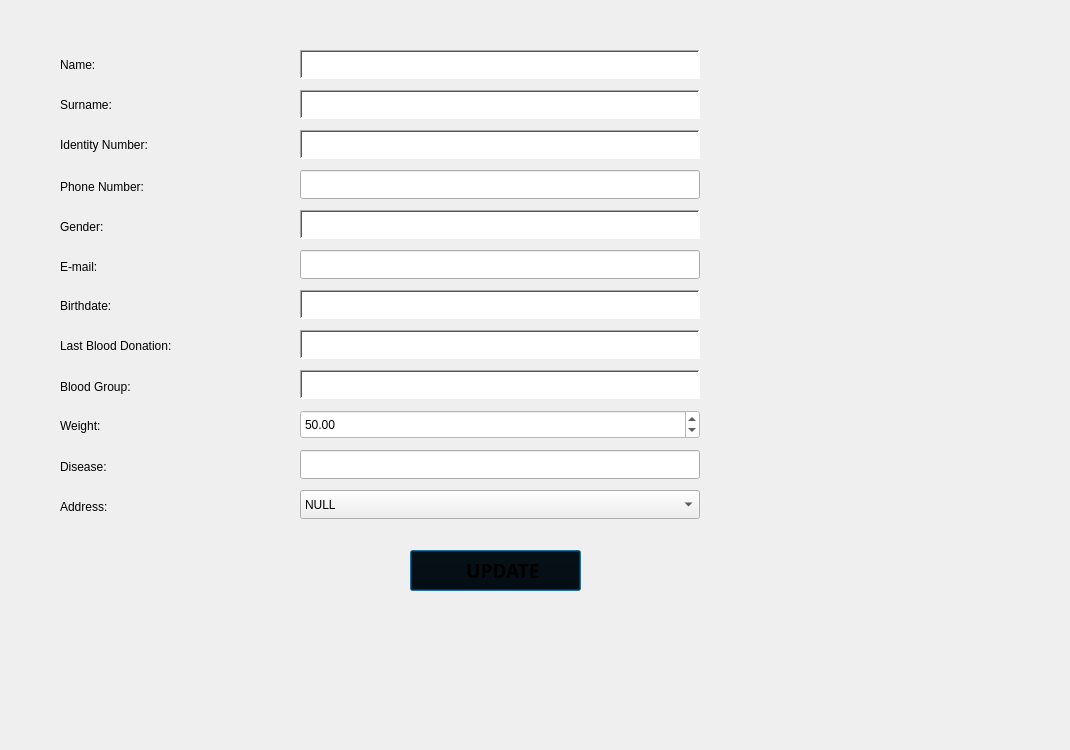
   <widget class="QWidget" name="tab">
    <attribute name="title">
     <string>Profile</string>
    </attribute>
    <widget class="QLabel" name="label_4">
     <property name="geometry">
      <rect>
       <x>60</x>
       <y>50</y>
       <width>97</width>
       <height>29</height>
      </rect>
     </property>
     <property name="styleSheet">
      <string notr="true">background-color: rgba(0, 0, 0,0);</string>
     </property>
     <property name="frameShape">
      <enum>QFrame::NoFrame</enum>
     </property>
     <property name="frameShadow">
      <enum>QFrame::Plain</enum>
     </property>
     <property name="text">
      <string>Name:</string>
     </property>
    </widget>
    <widget class="QLabel" name="label_13">
     <property name="geometry">
      <rect>
       <x>60</x>
       <y>90</y>
       <width>131</width>
       <height>29</height>
      </rect>
     </property>
     <property name="styleSheet">
      <string notr="true">background-color: rgba(0, 0, 0,0);
</string>
     </property>
     <property name="text">
      <string>Surname:    </string>
     </property>
     <property name="buddy">
      <cstring>lineEdit_8</cstring>
     </property>
    </widget>
    <widget class="QLabel" name="label_14">
     <property name="geometry">
      <rect>
       <x>60</x>
       <y>130</y>
       <width>211</width>
       <height>29</height>
      </rect>
     </property>
     <property name="styleSheet">
      <string notr="true">background-color: rgba(0, 0, 0,0);</string>
     </property>
     <property name="text">
      <string>Identity Number:</string>
     </property>
     <property name="buddy">
      <cstring>lineEdit_9</cstring>
     </property>
    </widget>
    <widget class="QLabel" name="label_20">
     <property name="geometry">
      <rect>
       <x>60</x>
       <y>170</y>
       <width>171</width>
       <height>34</height>
      </rect>
     </property>
     <property name="styleSheet">
      <string notr="true">background-color: rgba(0, 0, 0,0);</string>
     </property>
     <property name="text">
      <string>Phone Number:</string>
     </property>
     <property name="buddy">
      <cstring>lineEdit_10</cstring>
     </property>
    </widget>
    <widget class="QLabel" name="label_5">
     <property name="geometry">
      <rect>
       <x>60</x>
       <y>210</y>
       <width>211</width>
       <height>34</height>
      </rect>
     </property>
     <property name="styleSheet">
      <string notr="true">background-color: rgba(0, 0, 0,0);</string>
     </property>
     <property name="text">
      <string>Gender:</string>
     </property>
    </widget>
    <widget class="QLabel" name="label_19">
     <property name="geometry">
      <rect>
       <x>60</x>
       <y>250</y>
       <width>167</width>
       <height>34</height>
      </rect>
     </property>
     <property name="styleSheet">
      <string notr="true">background-color: rgba(0, 0, 0,0);</string>
     </property>
     <property name="text">
      <string>E-mail:</string>
     </property>
     <property name="buddy">
      <cstring>lineEdit_15</cstring>
     </property>
    </widget>
    <widget class="QLabel" name="label_17">
     <property name="geometry">
      <rect>
       <x>60</x>
       <y>290</y>
       <width>211</width>
       <height>32</height>
      </rect>
     </property>
     <property name="styleSheet">
      <string notr="true">background-color: rgba(0, 0, 0,0);</string>
     </property>
     <property name="text">
      <string>Birthdate:</string>
     </property>
    </widget>
    <widget class="QLabel" name="label_21">
     <property name="geometry">
      <rect>
       <x>60</x>
       <y>330</y>
       <width>231</width>
       <height>32</height>
      </rect>
     </property>
     <property name="styleSheet">
      <string notr="true">background-color: rgba(0, 0, 0,0);</string>
     </property>
     <property name="text">
      <string>Last Blood Donation:</string>
     </property>
     <property name="buddy">
      <cstring>dateEdit_2</cstring>
     </property>
    </widget>
    <widget class="QLabel" name="label_6">
     <property name="geometry">
      <rect>
       <x>60</x>
       <y>370</y>
       <width>211</width>
       <height>34</height>
      </rect>
     </property>
     <property name="styleSheet">
      <string notr="true">background-color: rgba(0, 0, 0,0);</string>
     </property>
     <property name="text">
      <string>Blood Group:</string>
     </property>
    </widget>
    <widget class="QLabel" name="label_8">
     <property name="geometry">
      <rect>
       <x>60</x>
       <y>410</y>
       <width>211</width>
       <height>32</height>
      </rect>
     </property>
     <property name="styleSheet">
      <string notr="true">background-color: rgba(0, 0, 0,0);</string>
     </property>
     <property name="text">
      <string>Weight:</string>
     </property>
    </widget>
    <widget class="QLabel" name="label_10">
     <property name="geometry">
      <rect>
       <x>60</x>
       <y>450</y>
       <width>121</width>
       <height>34</height>
      </rect>
     </property>
     <property name="styleSheet">
      <string notr="true">background-color: rgba(0, 0, 0,0);</string>
     </property>
     <property name="text">
      <string>Disease:</string>
     </property>
    </widget>
    <widget class="QLabel" name="inum">
     <property name="geometry">
      <rect>
       <x>300</x>
       <y>130</y>
       <width>400</width>
       <height>29</height>
      </rect>
     </property>
     <property name="styleSheet">
      <string notr="true">background-color: rgb(255, 255, 255);</string>
     </property>
     <property name="frameShape">
      <enum>QFrame::WinPanel</enum>
     </property>
     <property name="frameShadow">
      <enum>QFrame::Sunken</enum>
     </property>
     <property name="text">
      <string/>
     </property>
     <property name="buddy">
      <cstring>lineEdit_9</cstring>
     </property>
    </widget>
    <widget class="QLabel" name="name">
     <property name="geometry">
      <rect>
       <x>300</x>
       <y>50</y>
       <width>400</width>
       <height>29</height>
      </rect>
     </property>
     <property name="styleSheet">
      <string notr="true">background-color: rgb(255, 255, 255);</string>
     </property>
     <property name="frameShape">
      <enum>QFrame::WinPanel</enum>
     </property>
     <property name="frameShadow">
      <enum>QFrame::Sunken</enum>
     </property>
     <property name="text">
      <string/>
     </property>
     <property name="textFormat">
      <enum>Qt::AutoText</enum>
     </property>
     <property name="buddy">
      <cstring>lineEdit_9</cstring>
     </property>
    </widget>
    <widget class="QLabel" name="surname">
     <property name="geometry">
      <rect>
       <x>300</x>
       <y>90</y>
       <width>400</width>
       <height>29</height>
      </rect>
     </property>
     <property name="styleSheet">
      <string notr="true">background-color: rgb(255, 255, 255);</string>
     </property>
     <property name="frameShape">
      <enum>QFrame::WinPanel</enum>
     </property>
     <property name="frameShadow">
      <enum>QFrame::Sunken</enum>
     </property>
     <property name="text">
      <string/>
     </property>
     <property name="buddy">
      <cstring>lineEdit_9</cstring>
     </property>
    </widget>
    <widget class="QLabel" name="gender">
     <property name="geometry">
      <rect>
       <x>300</x>
       <y>210</y>
       <width>400</width>
       <height>29</height>
      </rect>
     </property>
     <property name="styleSheet">
      <string notr="true">background-color: rgb(255, 255, 255);</string>
     </property>
     <property name="frameShape">
      <enum>QFrame::WinPanel</enum>
     </property>
     <property name="frameShadow">
      <enum>QFrame::Sunken</enum>
     </property>
     <property name="text">
      <string/>
     </property>
     <property name="buddy">
      <cstring>lineEdit_9</cstring>
     </property>
    </widget>
    <widget class="QLabel" name="bdate">
     <property name="geometry">
      <rect>
       <x>300</x>
       <y>290</y>
       <width>400</width>
       <height>29</height>
      </rect>
     </property>
     <property name="styleSheet">
      <string notr="true">background-color: rgb(255, 255, 255);</string>
     </property>
     <property name="frameShape">
      <enum>QFrame::WinPanel</enum>
     </property>
     <property name="frameShadow">
      <enum>QFrame::Sunken</enum>
     </property>
     <property name="text">
      <string/>
     </property>
     <property name="buddy">
      <cstring>lineEdit_9</cstring>
     </property>
    </widget>
    <widget class="QLabel" name="l_donation">
     <property name="geometry">
      <rect>
       <x>300</x>
       <y>330</y>
       <width>400</width>
       <height>29</height>
      </rect>
     </property>
     <property name="styleSheet">
      <string notr="true">background-color: rgb(255, 255, 255);</string>
     </property>
     <property name="frameShape">
      <enum>QFrame::WinPanel</enum>
     </property>
     <property name="frameShadow">
      <enum>QFrame::Sunken</enum>
     </property>
     <property name="text">
      <string/>
     </property>
     <property name="buddy">
      <cstring>lineEdit_9</cstring>
     </property>
    </widget>
    <widget class="QLabel" name="b_group">
     <property name="geometry">
      <rect>
       <x>300</x>
       <y>370</y>
       <width>400</width>
       <height>29</height>
      </rect>
     </property>
     <property name="styleSheet">
      <string notr="true">background-color: rgb(255, 255, 255);</string>
     </property>
     <property name="frameShape">
      <enum>QFrame::WinPanel</enum>
     </property>
     <property name="frameShadow">
      <enum>QFrame::Sunken</enum>
     </property>
     <property name="text">
      <string/>
     </property>
     <property name="buddy">
      <cstring>lineEdit_9</cstring>
     </property>
    </widget>
    <widget class="QLabel" name="label_11">
     <property name="geometry">
      <rect>
       <x>60</x>
       <y>490</y>
       <width>131</width>
       <height>34</height>
      </rect>
     </property>
     <property name="styleSheet">
      <string notr="true">background-color: rgba(0, 0, 0,0);</string>
     </property>
     <property name="text">
      <string>Address:</string>
     </property>
    </widget>
    <widget class="QLabel" name="label_2">
     <property name="geometry">
      <rect>
       <x>990</x>
       <y>670</y>
       <width>71</width>
       <height>71</height>
      </rect>
     </property>
     <property name="styleSheet">
      <string notr="true">background-color: rgba(0, 0, 0,0);</string>
     </property>
     <property name="text">
      <string/>
     </property>
     <property name="pixmap">
      <pixmap>photos/kLP4.png</pixmap>
     </property>
     <property name="scaledContents">
      <bool>true</bool>
     </property>
    </widget>
    <widget class="QLabel" name="label_3">
     <property name="geometry">
      <rect>
       <x>0</x>
       <y>0</y>
       <width>1051</width>
       <height>721</height>
      </rect>
     </property>
     <property name="styleSheet">
      <string notr="true">background-color: rgba(0, 0, 0,0);</string>
     </property>
     <property name="text">
      <string/>
     </property>
     <property name="pixmap">
      <pixmap resource="database.qrc">:/image/photos/Smoke-Background-PNG-Image.png</pixmap>
     </property>
     <property name="scaledContents">
      <bool>true</bool>
     </property>
    </widget>
    <widget class="QPushButton" name="update">
     <property name="geometry">
      <rect>
       <x>410</x>
       <y>550</y>
       <width>171</width>
       <height>41</height>
      </rect>
     </property>
     <property name="palette">
      <palette>
       <active>
        <colorrole role="WindowText">
         <brush brushstyle="SolidPattern">
          <color alpha="255">
           <red>0</red>
           <green>0</green>
           <blue>0</blue>
          </color>
         </brush>
        </colorrole>
        <colorrole role="Button">
         <brush brushstyle="LinearGradientPattern">
          <gradient startx="0.000000000000000" starty="1.000000000000000" endx="0.977273000000000" endy="0.000000000000000" type="LinearGradient" spread="RepeatSpread" coordinatemode="ObjectBoundingMode">
           <gradientstop position="0.000000000000000">
            <color alpha="254">
             <red>227</red>
             <green>0</green>
             <blue>10</blue>
            </color>
           </gradientstop>
           <gradientstop position="1.000000000000000">
            <color alpha="255">
             <red>255</red>
             <green>255</green>
             <blue>255</blue>
            </color>
           </gradientstop>
          </gradient>
         </brush>
        </colorrole>
        <colorrole role="Text">
         <brush brushstyle="SolidPattern">
          <color alpha="255">
           <red>0</red>
           <green>0</green>
           <blue>0</blue>
          </color>
         </brush>
        </colorrole>
        <colorrole role="ButtonText">
         <brush brushstyle="SolidPattern">
          <color alpha="255">
           <red>0</red>
           <green>0</green>
           <blue>0</blue>
          </color>
         </brush>
        </colorrole>
        <colorrole role="Base">
         <brush brushstyle="LinearGradientPattern">
          <gradient startx="0.000000000000000" starty="1.000000000000000" endx="0.977273000000000" endy="0.000000000000000" type="LinearGradient" spread="RepeatSpread" coordinatemode="ObjectBoundingMode">
           <gradientstop position="0.000000000000000">
            <color alpha="254">
             <red>227</red>
             <green>0</green>
             <blue>10</blue>
            </color>
           </gradientstop>
           <gradientstop position="1.000000000000000">
            <color alpha="255">
             <red>255</red>
             <green>255</green>
             <blue>255</blue>
            </color>
           </gradientstop>
          </gradient>
         </brush>
        </colorrole>
        <colorrole role="Window">
         <brush brushstyle="LinearGradientPattern">
          <gradient startx="0.000000000000000" starty="1.000000000000000" endx="0.977273000000000" endy="0.000000000000000" type="LinearGradient" spread="RepeatSpread" coordinatemode="ObjectBoundingMode">
           <gradientstop position="0.000000000000000">
            <color alpha="254">
             <red>227</red>
             <green>0</green>
             <blue>10</blue>
            </color>
           </gradientstop>
           <gradientstop position="1.000000000000000">
            <color alpha="255">
             <red>255</red>
             <green>255</green>
             <blue>255</blue>
            </color>
           </gradientstop>
          </gradient>
         </brush>
        </colorrole>
       </active>
       <inactive>
        <colorrole role="WindowText">
         <brush brushstyle="SolidPattern">
          <color alpha="255">
           <red>0</red>
           <green>0</green>
           <blue>0</blue>
          </color>
         </brush>
        </colorrole>
        <colorrole role="Button">
         <brush brushstyle="LinearGradientPattern">
          <gradient startx="0.000000000000000" starty="1.000000000000000" endx="0.977273000000000" endy="0.000000000000000" type="LinearGradient" spread="RepeatSpread" coordinatemode="ObjectBoundingMode">
           <gradientstop position="0.000000000000000">
            <color alpha="254">
             <red>227</red>
             <green>0</green>
             <blue>10</blue>
            </color>
           </gradientstop>
           <gradientstop position="1.000000000000000">
            <color alpha="255">
             <red>255</red>
             <green>255</green>
             <blue>255</blue>
            </color>
           </gradientstop>
          </gradient>
         </brush>
        </colorrole>
        <colorrole role="Text">
         <brush brushstyle="SolidPattern">
          <color alpha="255">
           <red>0</red>
           <green>0</green>
           <blue>0</blue>
          </color>
         </brush>
        </colorrole>
        <colorrole role="ButtonText">
         <brush brushstyle="SolidPattern">
          <color alpha="255">
           <red>0</red>
           <green>0</green>
           <blue>0</blue>
          </color>
         </brush>
        </colorrole>
        <colorrole role="Base">
         <brush brushstyle="LinearGradientPattern">
          <gradient startx="0.000000000000000" starty="1.000000000000000" endx="0.977273000000000" endy="0.000000000000000" type="LinearGradient" spread="RepeatSpread" coordinatemode="ObjectBoundingMode">
           <gradientstop position="0.000000000000000">
            <color alpha="254">
             <red>227</red>
             <green>0</green>
             <blue>10</blue>
            </color>
           </gradientstop>
           <gradientstop position="1.000000000000000">
            <color alpha="255">
             <red>255</red>
             <green>255</green>
             <blue>255</blue>
            </color>
           </gradientstop>
          </gradient>
         </brush>
        </colorrole>
        <colorrole role="Window">
         <brush brushstyle="LinearGradientPattern">
          <gradient startx="0.000000000000000" starty="1.000000000000000" endx="0.977273000000000" endy="0.000000000000000" type="LinearGradient" spread="RepeatSpread" coordinatemode="ObjectBoundingMode">
           <gradientstop position="0.000000000000000">
            <color alpha="254">
             <red>227</red>
             <green>0</green>
             <blue>10</blue>
            </color>
           </gradientstop>
           <gradientstop position="1.000000000000000">
            <color alpha="255">
             <red>255</red>
             <green>255</green>
             <blue>255</blue>
            </color>
           </gradientstop>
          </gradient>
         </brush>
        </colorrole>
       </inactive>
       <disabled>
        <colorrole role="WindowText">
         <brush brushstyle="SolidPattern">
          <color alpha="255">
           <red>0</red>
           <green>0</green>
           <blue>0</blue>
          </color>
         </brush>
        </colorrole>
        <colorrole role="Button">
         <brush brushstyle="LinearGradientPattern">
          <gradient startx="0.000000000000000" starty="1.000000000000000" endx="0.977273000000000" endy="0.000000000000000" type="LinearGradient" spread="RepeatSpread" coordinatemode="ObjectBoundingMode">
           <gradientstop position="0.000000000000000">
            <color alpha="254">
             <red>227</red>
             <green>0</green>
             <blue>10</blue>
            </color>
           </gradientstop>
           <gradientstop position="1.000000000000000">
            <color alpha="255">
             <red>255</red>
             <green>255</green>
             <blue>255</blue>
            </color>
           </gradientstop>
          </gradient>
         </brush>
        </colorrole>
        <colorrole role="Text">
         <brush brushstyle="SolidPattern">
          <color alpha="255">
           <red>0</red>
           <green>0</green>
           <blue>0</blue>
          </color>
         </brush>
        </colorrole>
        <colorrole role="ButtonText">
         <brush brushstyle="SolidPattern">
          <color alpha="255">
           <red>0</red>
           <green>0</green>
           <blue>0</blue>
          </color>
         </brush>
        </colorrole>
        <colorrole role="Base">
         <brush brushstyle="LinearGradientPattern">
          <gradient startx="0.000000000000000" starty="1.000000000000000" endx="0.977273000000000" endy="0.000000000000000" type="LinearGradient" spread="RepeatSpread" coordinatemode="ObjectBoundingMode">
           <gradientstop position="0.000000000000000">
            <color alpha="254">
             <red>227</red>
             <green>0</green>
             <blue>10</blue>
            </color>
           </gradientstop>
           <gradientstop position="1.000000000000000">
            <color alpha="255">
             <red>255</red>
             <green>255</green>
             <blue>255</blue>
            </color>
           </gradientstop>
          </gradient>
         </brush>
        </colorrole>
        <colorrole role="Window">
         <brush brushstyle="LinearGradientPattern">
          <gradient startx="0.000000000000000" starty="1.000000000000000" endx="0.977273000000000" endy="0.000000000000000" type="LinearGradient" spread="RepeatSpread" coordinatemode="ObjectBoundingMode">
           <gradientstop position="0.000000000000000">
            <color alpha="254">
             <red>227</red>
             <green>0</green>
             <blue>10</blue>
            </color>
           </gradientstop>
           <gradientstop position="1.000000000000000">
            <color alpha="255">
             <red>255</red>
             <green>255</green>
             <blue>255</blue>
            </color>
           </gradientstop>
          </gradient>
         </brush>
        </colorrole>
       </disabled>
      </palette>
     </property>
     <property name="font">
      <font>
       <family>Microsoft PhagsPa</family>
       <pointsize>14</pointsize>
       <weight>75</weight>
       <italic>false</italic>
       <bold>true</bold>
       <strikeout>false</strikeout>
       <stylestrategy>PreferDefault</stylestrategy>
       <kerning>true</kerning>
      </font>
     </property>
     <property name="mouseTracking">
      <bool>false</bool>
     </property>
     <property name="focusPolicy">
      <enum>Qt::StrongFocus</enum>
     </property>
     <property name="contextMenuPolicy">
      <enum>Qt::NoContextMenu</enum>
     </property>
     <property name="layoutDirection">
      <enum>Qt::RightToLeft</enum>
     </property>
     <property name="autoFillBackground">
      <bool>false</bool>
     </property>
     <property name="styleSheet">
      <string notr="true">


font: Bold 14pt &quot;Microsoft PhagsPa&quot;;




</string>
     </property>
     <property name="inputMethodHints">
      <set>Qt::ImhExclusiveInputMask</set>
     </property>
     <property name="text">
      <string>   UPDATE</string>
     </property>
     <property name="icon">
      <iconset resource="database.qrc">
       <normaloff>:/image/photos/kLP4.png</normaloff>:/image/photos/kLP4.png</iconset>
     </property>
     <property name="iconSize">
      <size>
       <width>50</width>
       <height>50</height>
      </size>
     </property>
     <property name="shortcut">
      <string/>
     </property>
     <property name="checkable">
      <bool>false</bool>
     </property>
     <property name="autoDefault">
      <bool>true</bool>
     </property>
     <property name="default">
      <bool>true</bool>
     </property>
     <property name="flat">
      <bool>false</bool>
     </property>
    </widget>
    <widget class="QLineEdit" name="phone">
     <property name="geometry">
      <rect>
       <x>300</x>
       <y>170</y>
       <width>400</width>
       <height>29</height>
      </rect>
     </property>
    </widget>
    <widget class="QLineEdit" name="mail">
     <property name="geometry">
      <rect>
       <x>300</x>
       <y>250</y>
       <width>400</width>
       <height>29</height>
      </rect>
     </property>
    </widget>
    <widget class="QLineEdit" name="disease">
     <property name="geometry">
      <rect>
       <x>300</x>
       <y>450</y>
       <width>400</width>
       <height>29</height>
      </rect>
     </property>
    </widget>
    <widget class="QDoubleSpinBox" name="weight">
     <property name="geometry">
      <rect>
       <x>300</x>
       <y>410</y>
       <width>400</width>
       <height>29</height>
      </rect>
     </property>
     <property name="sizePolicy">
      <sizepolicy hsizetype="Minimum" vsizetype="Fixed">
       <horstretch>0</horstretch>
       <verstretch>0</verstretch>
      </sizepolicy>
     </property>
     <property name="styleSheet">
      <string notr="true">background-color: rgb(255, 255, 255);</string>
     </property>
     <property name="buttonSymbols">
      <enum>QAbstractSpinBox::UpDownArrows</enum>
     </property>
     <property name="accelerated">
      <bool>true</bool>
     </property>
     <property name="suffix">
      <string/>
     </property>
     <property name="decimals">
      <number>2</number>
     </property>
     <property name="minimum">
      <double>2.000000000000000</double>
     </property>
     <property name="maximum">
      <double>200.000000000000000</double>
     </property>
     <property name="value">
      <double>50.000000000000000</double>
     </property>
    </widget>
    <widget class="QComboBox" name="adress">
     <property name="geometry">
      <rect>
       <x>300</x>
       <y>490</y>
       <width>400</width>
       <height>29</height>
      </rect>
     </property>
     <item>
      <property name="text">
       <string>NULL</string>
      </property>
     </item>
     <item>
      <property name="text">
       <string>ADANA</string>
      </property>
     </item>
     <item>
      <property name="text">
       <string>ADIYAMAN</string>
      </property>
     </item>
     <item>
      <property name="text">
       <string>AFYON</string>
      </property>
     </item>
     <item>
      <property name="text">
       <string>AĞRI</string>
      </property>
     </item>
     <item>
      <property name="text">
       <string>AMASAYA</string>
      </property>
     </item>
     <item>
      <property name="text">
       <string>ANKARA</string>
      </property>
     </item>
     <item>
      <property name="text">
       <string>ANTALYA</string>
      </property>
     </item>
     <item>
      <property name="text">
       <string>ARTVİN</string>
      </property>
     </item>
     <item>
      <property name="text">
       <string>AYDIN</string>
      </property>
     </item>
     <item>
      <property name="text">
       <string>BALIKESİR</string>
      </property>
     </item>
     <item>
      <property name="text">
       <string>BİLECİK</string>
      </property>
     </item>
     <item>
      <property name="text">
       <string>BİNGÖL</string>
      </property>
     </item>
     <item>
      <property name="text">
       <string>BİTLİS</string>
      </property>
     </item>
     <item>
      <property name="text">
       <string>BOLU</string>
      </property>
     </item>
     <item>
      <property name="text">
       <string>BURDUR</string>
      </property>
     </item>
     <item>
      <property name="text">
       <string>BURSA</string>
      </property>
     </item>
     <item>
      <property name="text">
       <string>ÇANAKKALE</string>
      </property>
     </item>
     <item>
      <property name="text">
       <string>ÇANKIRI</string>
      </property>
     </item>
     <item>
      <property name="text">
       <string>ÇORUM</string>
      </property>
     </item>
     <item>
      <property name="text">
       <string>DENİZLİ</string>
      </property>
     </item>
     <item>
      <property name="text">
       <string>DİYARBAKIR</string>
      </property>
     </item>
     <item>
      <property name="text">
       <string>EDİRNE</string>
      </property>
     </item>
     <item>
      <property name="text">
       <string>ELAZIĞ</string>
      </property>
     </item>
     <item>
      <property name="text">
       <string>ERZİNCAN</string>
      </property>
     </item>
     <item>
      <property name="text">
       <string>ERZURUM</string>
      </property>
     </item>
     <item>
      <property name="text">
       <string>ESKİŞEHİR</string>
      </property>
     </item>
     <item>
      <property name="text">
       <string>GAZİANTEP</string>
      </property>
     </item>
     <item>
      <property name="text">
       <string>GİRESUN</string>
      </property>
     </item>
     <item>
      <property name="text">
       <string>GÜMÜŞHANE</string>
      </property>
     </item>
     <item>
      <property name="text">
       <string>HAKKARİ</string>
      </property>
     </item>
     <item>
      <property name="text">
       <string>HATAY</string>
      </property>
     </item>
     <item>
      <property name="text">
       <string>ISPARTA</string>
      </property>
     </item>
     <item>
      <property name="text">
       <string>İÇEL (MERSİN)</string>
      </property>
     </item>
     <item>
      <property name="text">
       <string>İSTANBUL</string>
      </property>
     </item>
     <item>
      <property name="text">
       <string>İZMİR</string>
      </property>
     </item>
     <item>
      <property name="text">
       <string>KARS</string>
      </property>
     </item>
     <item>
      <property name="text">
       <string>KASTAMONU</string>
      </property>
     </item>
     <item>
      <property name="text">
       <string>KAYSERİ</string>
      </property>
     </item>
     <item>
      <property name="text">
       <string>KIRKLARELİ</string>
      </property>
     </item>
     <item>
      <property name="text">
       <string>KIRŞEHİR</string>
      </property>
     </item>
     <item>
      <property name="text">
       <string>KOCAELİ</string>
      </property>
     </item>
     <item>
      <property name="text">
       <string>KONYA</string>
      </property>
     </item>
     <item>
      <property name="text">
       <string>KÜTAHYA</string>
      </property>
     </item>
     <item>
      <property name="text">
       <string>MALATYA</string>
      </property>
     </item>
     <item>
      <property name="text">
       <string>MANİSA</string>
      </property>
     </item>
     <item>
      <property name="text">
       <string>KAHRAMANMARAŞ</string>
      </property>
     </item>
     <item>
      <property name="text">
       <string>MARDİN</string>
      </property>
     </item>
     <item>
      <property name="text">
       <string>MUĞLA</string>
      </property>
     </item>
     <item>
      <property name="text">
       <string>MUŞ</string>
      </property>
     </item>
     <item>
      <property name="text">
       <string>NEVŞEHİR</string>
      </property>
     </item>
     <item>
      <property name="text">
       <string>NİĞDE</string>
      </property>
     </item>
     <item>
      <property name="text">
       <string>ORDU</string>
      </property>
     </item>
     <item>
      <property name="text">
       <string>RİZE</string>
      </property>
     </item>
     <item>
      <property name="text">
       <string>SAKARYA</string>
      </property>
     </item>
     <item>
      <property name="text">
       <string>SAMSUN</string>
      </property>
     </item>
     <item>
      <property name="text">
       <string>SİİRT</string>
      </property>
     </item>
     <item>
      <property name="text">
       <string>SİNOP</string>
      </property>
     </item>
     <item>
      <property name="text">
       <string>SİVAS</string>
      </property>
     </item>
     <item>
      <property name="text">
       <string>TEKİRDAĞ</string>
      </property>
     </item>
     <item>
      <property name="text">
       <string>TOKAT</string>
      </property>
     </item>
     <item>
      <property name="text">
       <string>TRABZON</string>
      </property>
     </item>
     <item>
      <property name="text">
       <string>TUNCELİ</string>
      </property>
     </item>
     <item>
      <property name="text">
       <string>ŞANLIURFA</string>
      </property>
     </item>
     <item>
      <property name="text">
       <string>UŞAK</string>
      </property>
     </item>
     <item>
      <property name="text">
       <string>VAN</string>
      </property>
     </item>
     <item>
      <property name="text">
       <string>YOZGAT</string>
      </property>
     </item>
     <item>
      <property name="text">
       <string>ZONGULDAK</string>
      </property>
     </item>
     <item>
      <property name="text">
       <string>♥AKSARAY♥</string>
      </property>
     </item>
     <item>
      <property name="text">
       <string>BAYBURT</string>
      </property>
     </item>
     <item>
      <property name="text">
       <string>KARAMAN</string>
      </property>
     </item>
     <item>
      <property name="text">
       <string>KIRIKKALE</string>
      </property>
     </item>
     <item>
      <property name="text">
       <string>BATMAN</string>
      </property>
     </item>
     <item>
      <property name="text">
       <string>ŞIRNAK</string>
      </property>
     </item>
     <item>
      <property name="text">
       <string>BARTIN</string>
      </property>
     </item>
     <item>
      <property name="text">
       <string>ARDAHAN</string>
      </property>
     </item>
     <item>
      <property name="text">
       <string>IĞDIR</string>
      </property>
     </item>
     <item>
      <property name="text">
       <string>YALOVA</string>
      </property>
     </item>
     <item>
      <property name="text">
       <string>KARABÜK</string>
      </property>
     </item>
     <item>
      <property name="text">
       <string>KİLİS</string>
      </property>
     </item>
     <item>
      <property name="text">
       <string>OSMANİYE</string>
      </property>
     </item>
     <item>
      <property name="text">
       <string>DÜZCE</string>
      </property>
     </item>
    </widget>
    <zorder>label_3</zorder>
    <zorder>label_4</zorder>
    <zorder>label_13</zorder>
    <zorder>label_14</zorder>
    <zorder>label_20</zorder>
    <zorder>label_5</zorder>
    <zorder>label_19</zorder>
    <zorder>label_17</zorder>
    <zorder>label_21</zorder>
    <zorder>label_6</zorder>
    <zorder>label_8</zorder>
    <zorder>label_10</zorder>
    <zorder>inum</zorder>
    <zorder>name</zorder>
    <zorder>surname</zorder>
    <zorder>gender</zorder>
    <zorder>bdate</zorder>
    <zorder>l_donation</zorder>
    <zorder>b_group</zorder>
    <zorder>label_11</zorder>
    <zorder>label_2</zorder>
    <zorder>update</zorder>
    <zorder>phone</zorder>
    <zorder>mail</zorder>
    <zorder>disease</zorder>
    <zorder>weight</zorder>
    <zorder>adress</zorder>
   </widget>
